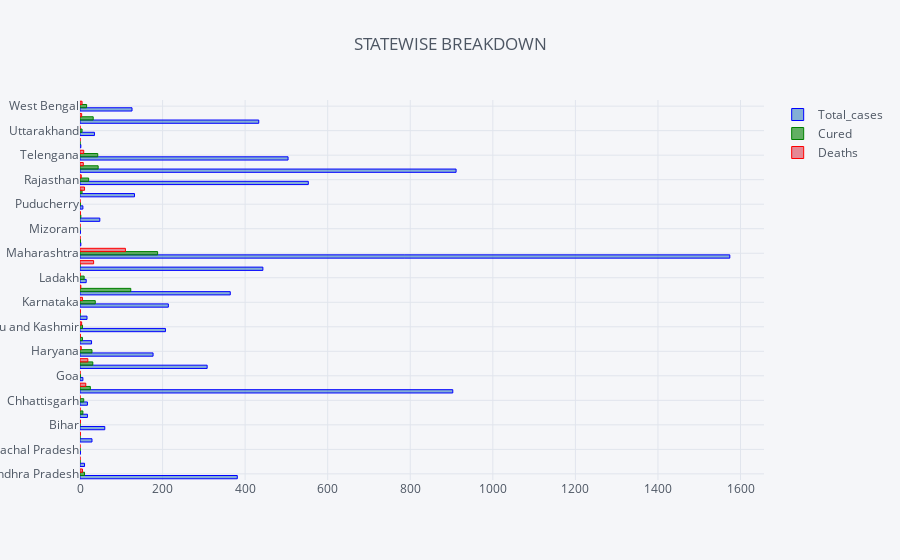

The cell this chart's notebook holds for it:
### Code cell
states.iplot(title='STATEWISE BREAKDOWN', kind='bar',orientation='h', 
    colors={'Total_cases':'blue', 'Cured':'green', 'Deaths':'red'})

### Figure 1 — Plotly figure (JSON) as saved in the notebook; plotly's stock layout.template omitted (floating-point values rounded to 4 significant figures)
{"data": [{"marker": {"color": "rgba(55, 128, 191, 0.6)", "line": {"color": "blue", "width": 1}}, "name": "Total_cases", "orientation": "h", "text": "", "type": "bar", "uid": "1ae644fd-2747-4ec9-8b39-ac1d3df49ca2", "x": [381, 11, 1, 29, 60, 18, 18, 903, 7, 308, 177, 28, 207, 17, 214, 364, 15, 443, 1574, 2, 1, 48, 7, 132, 553, 911, 504, 2, 35, 433, 126], "y": ["Andhra Pradesh", "Andaman and Nicobar Islands", "Arunachal Pradesh", "Assam", "Bihar", "Chandigarh", "Chhattisgarh", "Delhi", "Goa", "Gujarat", "Haryana", "Himachal Pradesh", "Jammu and Kashmir", "Jharkhand", "Karnataka", "Kerala", "Ladakh", "Madhya Pradesh", "Maharashtra", "Manipur", "Mizoram", "Odisha", "Puducherry", "Punjab", "Rajasthan", "Tamil Nadu", "Telengana", "Tripura", "Uttarakhand", "Uttar Pradesh", "West Bengal"]}, {"marker": {"color": "rgba(0, 128, 0, 0.6)", "line": {"color": "green", "width": 1}}, "name": "Cured", "orientation": "h", "text": "", "type": "bar", "uid": "a12cc54e-03d8-42b2-9d30-de686438bfd0", "x": [11, 0, 0, 0, 0, 7, 9, 25, 1, 31, 29, 6, 6, 0, 37, 123, 10, 0, 188, 1, 0, 2, 1, 5, 21, 44, 43, 0, 5, 32, 16], "y": ["Andhra Pradesh", "Andaman and Nicobar Islands", "Arunachal Pradesh", "Assam", "Bihar", "Chandigarh", "Chhattisgarh", "Delhi", "Goa", "Gujarat", "Haryana", "Himachal Pradesh", "Jammu and Kashmir", "Jharkhand", "Karnataka", "Kerala", "Ladakh", "Madhya Pradesh", "Maharashtra", "Manipur", "Mizoram", "Odisha", "Puducherry", "Punjab", "Rajasthan", "Tamil Nadu", "Telengana", "Tripura", "Uttarakhand", "Uttar Pradesh", "West Bengal"]}, {"marker": {"color": "rgba(219, 64, 82, 0.6)", "line": {"color": "red", "width": 1}}, "name": "Deaths", "orientation": "h", "text": "", "type": "bar", "uid": "35086bc4-f85c-449b-8f72-336df11e98a4", "x": [6, 0, 0, 1, 1, 0, 0, 14, 0, 19, 3, 1, 4, 1, 6, 2, 0, 33, 110, 0, 0, 1, 0, 11, 3, 8, 9, 0, 0, 4, 5], "y": ["Andhra Pradesh", "Andaman and Nicobar Islands", "Arunachal Pradesh", "Assam", "Bihar", "Chandigarh", "Chhattisgarh", "Delhi", "Goa", "Gujarat", "Haryana", "Himachal Pradesh", "Jammu and Kashmir", "Jharkhand", "Karnataka", "Kerala", "Ladakh", "Madhya Pradesh", "Maharashtra", "Manipur", "Mizoram", "Odisha", "Puducherry", "Punjab", "Rajasthan", "Tamil Nadu", "Telengana", "Tripura", "Uttarakhand", "Uttar Pradesh", "West Bengal"]}], "layout": {"legend": {"bgcolor": "#F5F6F9", "font": {"color": "#4D5663"}}, "paper_bgcolor": "#F5F6F9", "plot_bgcolor": "#F5F6F9", "title": {"font": {"color": "#4D5663"}, "text": "STATEWISE BREAKDOWN"}, "xaxis": {"gridcolor": "#E1E5ED", "showgrid": true, "tickfont": {"color": "#4D5663"}, "title": {"font": {"color": "#4D5663"}, "text": ""}, "zerolinecolor": "#E1E5ED"}, "yaxis": {"gridcolor": "#E1E5ED", "showgrid": true, "tickfont": {"color": "#4D5663"}, "title": {"font": {"color": "#4D5663"}, "text": ""}, "zerolinecolor": "#E1E5ED"}}}
